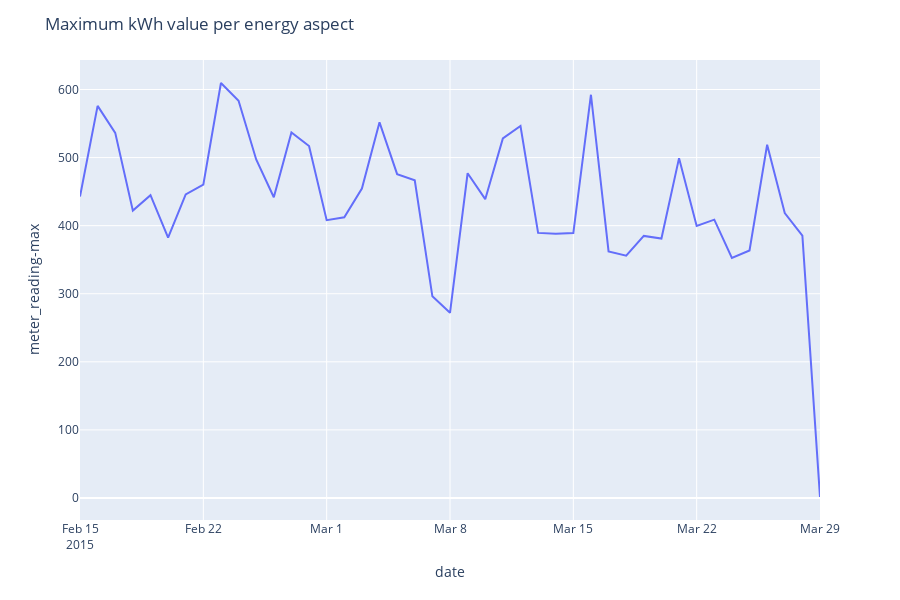

The cell this chart's notebook holds for it:
### Code cell
fig_maximum = px.line(daily_train_agg, x='date', y='meter_reading-max', render_mode='svg')
fig_maximum.update_layout(title='Maximum kWh value per energy aspect')
fig_maximum.show()

### Figure 1 — Plotly figure (JSON) as saved in the notebook; plotly's stock layout.template omitted (floating-point values rounded to 4 significant figures)
{"data": [{"hoverlabel": {"namelength": 0}, "hovertemplate": "date=%{x}<br>meter_reading-max=%{y}", "legendgroup": "", "line": {"color": "#636efa", "dash": "solid"}, "mode": "lines", "name": "", "showlegend": false, "type": "scatter", "x": ["2015-02-15", "2015-02-16", "2015-02-17", "2015-02-18", "2015-02-19", "2015-02-20", "2015-02-21", "2015-02-22", "2015-02-23", "2015-02-24", "2015-02-25", "2015-02-26", "2015-02-27", "2015-02-28", "2015-03-01", "2015-03-02", "2015-03-03", "2015-03-04", "2015-03-05", "2015-03-06", "2015-03-07", "2015-03-08", "2015-03-09", "2015-03-10", "2015-03-11", "2015-03-12", "2015-03-13", "2015-03-14", "2015-03-15", "2015-03-16", "2015-03-17", "2015-03-18", "2015-03-19", "2015-03-20", "2015-03-21", "2015-03-22", "2015-03-23", "2015-03-24", "2015-03-25", "2015-03-26", "2015-03-27", "2015-03-28", "2015-03-29"], "xaxis": "x", "y": [442.9, 576.0, 536.3, 422.1, 444.8, 382.4, 446.0, 460.2, 609.6, 583.6, 497.3, 441.7, 537.0, 517.0, 408.1, 412.3, 454.6, 551.8, 475.7, 466.6, 296.2, 272.0, 477.0, 438.9, 528.2, 546.3, 389.4, 388.2, 389.1, 592.3, 362.2, 356.0, 384.9, 381.1, 499.2, 399.6, 408.9, 352.6, 363.5, 518.9, 418.5, 385.2, 1.44], "yaxis": "y"}], "layout": {"height": 600, "legend": {"tracegroupgap": 0}, "margin": {"t": 60}, "title": {"text": "Maximum kWh value per energy aspect"}, "xaxis": {"anchor": "y", "domain": [0, 1], "title": {"text": "date"}}, "yaxis": {"anchor": "x", "domain": [0, 1], "title": {"text": "meter_reading-max"}}}}
